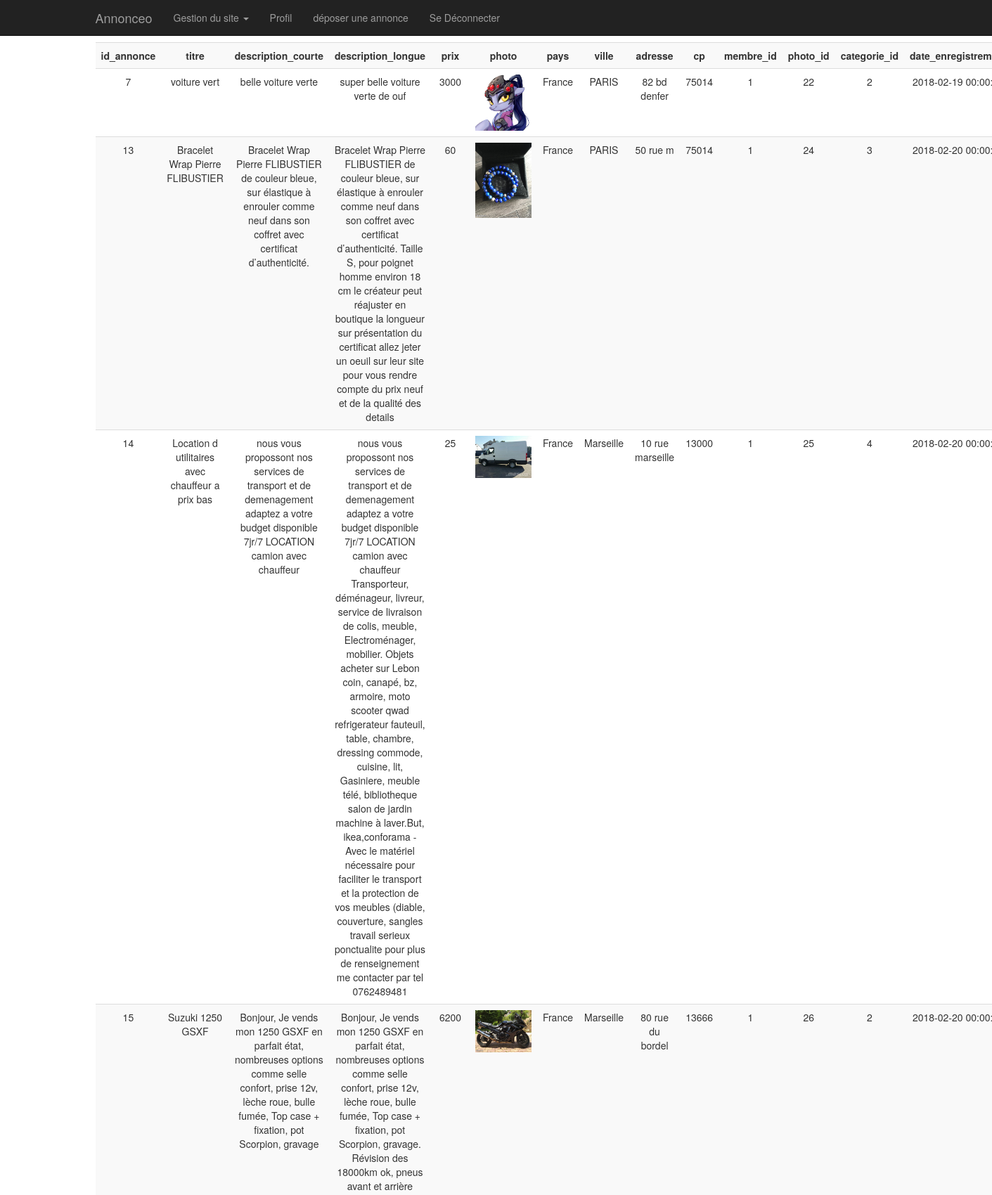
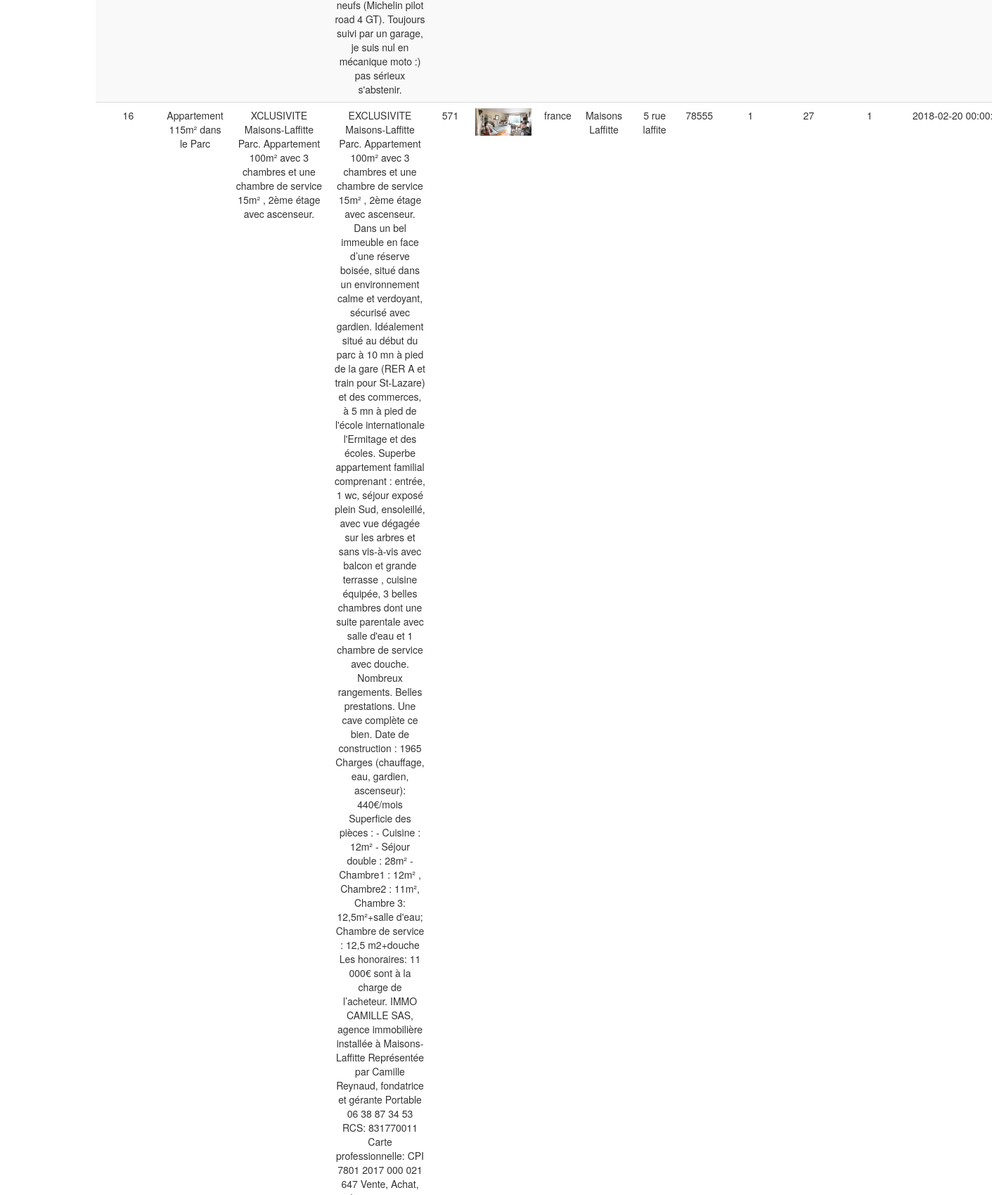
Page /admin/gestion_annonces.php (signed in, upper part) on the committed database (2 pictures, top to bottom).
### tables this page shows
CREATE TABLE `annonce` (
  `id_annonce` int(3) NOT NULL,
  `titre` varchar(255) NOT NULL,
  `description_courte` varchar(255) NOT NULL,
  `description_longue` text NOT NULL,
  `prix` float NOT NULL,
  `photo` varchar(200) DEFAULT NULL,
  `pays` varchar(20) NOT NULL,
  `ville` varchar(20) NOT NULL,
  `adresse` varchar(50) NOT NULL,
  `cp` int(5) NOT NULL,
  `membre_id` int(3) DEFAULT NULL,
  `photo_id` int(3) DEFAULT NULL,
  `categorie_id` int(3) DEFAULT NULL,
  `date_enregistrement` datetime NOT NULL
);

### inc/fonctions.php (called while the page is built, shortened)
<?php
    function executeRequete($sql, $params=array()) {
         global $pdo;
         $r = $pdo->prepare($sql);
         $r->execute($params);
         return $r;
    }
    function estConnecteEtAdmin() {
        if(estConnecte() && $_SESSION['membre']['statut']==1){
            return true;
        }
        else{
            return false;
        }
    }
    function estConnecte() {
        if(isset($_SESSION['membre'])){
            return true;
        }
        else{
            false;
        }
    }
?>

### admin/gestion_annonces.php (the view, shortened to what this page needs)
             <?php
if( !estConnecteEtAdmin())
    {
        ob_start();
        ?>
            <div class="jumbotron">
                <p>vous n'avez pas l'autorisation d'être sur cette Page.<br>Authentifiez vous.</p>
                <a href="../connexion.php">Pour vous connecter</a><br>
                <a href="../index.php">Pour vous retourner à l'accueil</a>
            </div>
        <?php
        $erreurAutorisation = ob_get_clean();
    }
else
    {
        $sql = "SELECT * from annonce";
        $annonces = executeRequete($sql);
        if($annonces->rowCount() == 0)
        {
            ?>
                <div class="jumbotron">
                    <p>il n'y a aucune annonce à afficher sur votre site.</p>
                </div>
            <?php
        }
        else
        {
                ?>
                <table class="table  table-striped table-hover">
                    <tr>
                        <?php
                        $nbColonnes = $annonces->columnCount();
                        for($i=0; $i<$nbColonnes; $i++)
                            {
                                $infosColonne = $annonces->getColumnMeta($i);
                        ?>
                        <th class="text-center"><?= $infosColonne['name'] ?></th>
                        <?php
                            }
                        ?>
                    </tr>
                        <?php
                            while($annonce = $annonces->fetch(PDO::FETCH_ASSOC))
                            {
                            ?>
                            <tr>
                            <?php
                                foreach($annonce as $champ => $infoAnnonce)
                                {
                                    if($champ=='photo') {
                                     ?>
                                         <td class="text-center"><img class="photoAdmin" src="../inc/photos/<?=  $infoAnnonce ?>"></td>
                                    <?php
                                    }else{
                                    ?>
                                    <td class="text-center"><?=  $infoAnnonce ?></td>
                                 <?php
                                    }
                                }
                            ?>
                        </tr>
                            <?php } ?>
                </table>
                <?php
        }
    }
require_once('../inc/gabarit.php');

### inc/css/styles.css (style rules this page uses)
body { margin-top:60px; }
.photoAdmin { width: 80px; }

### rows in the picture
annonce: id_annonce "7", titre "voiture vert", description_courte "belle voiture verte", description_longue "super belle voiture verte de ouf", prix "3000", photo (picture), pays "France", ville "PARIS", adresse "82 bd denfer", cp "75014", membre "1", photo "22", categorie "2", date_enregistrement "2018-02-19…"
annonce: id_annonce "13", titre "Bracelet Wrap Pierre FLIBUSTIER", description_courte "Bracelet Wrap Pierre FLIBUSTIER de couleur bleue, sur élastique à enrouler comme neuf dans son coffret avec certificat d’authenticité.", description_longue "Bracelet Wrap Pierre FLIBUSTIER de couleur bleue, sur élastique à enrouler comme neuf dans son coffret avec certificat d’authenticité. Taille S, pour poignet homme environ 18 cm le créateur peut réajuster en boutique la longueur sur présentation du certificat allez jeter un oeuil sur leur site pour vous rendre compte du prix neuf et de la qualité des details", prix "60", photo (picture), pays "France", ville "PARIS", adresse "50 rue m", cp "75014", membre "1", photo "24", categorie "3", date_enregistrement "2018-02-20…"
annonce: id_annonce "14", titre "Location d utilitaires avec chauffeur a prix bas", description_courte "nous vous propossont nos services de transport et de demenagement adaptez a votre budget disponible 7jr/7 LOCATION camion avec chauffeur", description_longue "nous vous propossont nos services de transport et de demenagement adaptez a votre budget disponible 7jr/7 LOCATION camion avec chauffeur Transporteur, déménageur, livreur, service de livraison de colis, meuble, Electroménager, mobilier. Objets acheter sur Lebon coin, canapé, bz, armoire, moto scooter qwad refrigerateur fauteuil, table, chambre, dressing commode, cuisine, lit, Gasiniere, meuble télé, bibliotheque salon de jardin machine à laver.But, ikea,conforama - Avec le matériel nécessaire pour faciliter le transport et la protection de vos meubles (diable, couverture, sangles travail serieux ponctualite pour plus de renseignement me contacter par tel 0762489481", prix "25", photo (picture), pays "France", ville "Marseille", adresse "10 rue marseille", cp "13000", membre "1", photo "25", categorie "4", date_enregistrement "2018-02-20…"
annonce: id_annonce "15", titre "Suzuki 1250 GSXF", description_courte "Bonjour, Je vends mon 1250 GSXF en parfait état, nombreuses options comme selle confort, prise 12v, lèche roue, bulle fumée, Top case + fixation, pot Scorpion, gravage", description_longue "Bonjour, Je vends mon 1250 GSXF en parfait état, nombreuses options comme selle confort, prise 12v, lèche roue, bulle fumée, Top case + fixation, pot Scorpion, gravage. Révision des 18000km ok, pneus avant et arrière neufs (Michelin pilot road 4 GT). Toujours suivi par un garage, je suis nul en mécanique moto :) pas sérieux s'abstenir.", prix "6200", photo (picture), pays "France", ville "Marseille", adresse "80 rue du bordel", cp "13666", membre "1", photo "26", categorie "2", date_enregistrement "2018-02-20…"
annonce: id_annonce "16", titre "Appartement 115m² dans le Parc", description_courte "XCLUSIVITE Maisons-Laffitte Parc. Appartement 100m² avec 3 chambres et une chambre de service 15m² , 2ème étage avec ascenseur.", prix "571", photo (picture), pays "france", ville "Maisons Laffitte", adresse "5 rue laffite", cp "78555", membre "1", photo "27", categorie "1", date_enregistrement "2018-02-20…"

### other values in the picture
$infosColonne['name'] "id_annonce"
$infosColonne['name'] "titre"
$infosColonne['name'] "description_courte"
$infosColonne['name'] "description_longue"
$infosColonne['name'] "prix"
$infosColonne['name'] "photo"
$infosColonne['name'] "pays"
$infosColonne['name'] "ville"
$infosColonne['name'] "adresse"
$infosColonne['name'] "cp"
$infosColonne['name'] "membre_id"
$infosColonne['name'] "photo_id"
$infosColonne['name'] "categorie_id"
